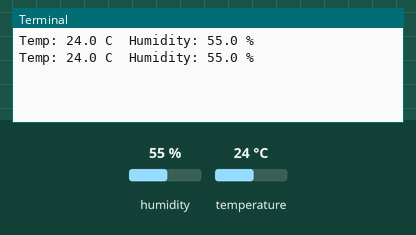
This program was run on a simulated Raspberry Pi (BCM pin numbers). On the bench: the last lines printed to the terminal. Inputs (shaded band) come from the test bench; at power-on: humidity 55 %, temperature 24 °C.

Above: at 1.2 s.
1.3 s: humidity set to 22 %
At 2.0 s:
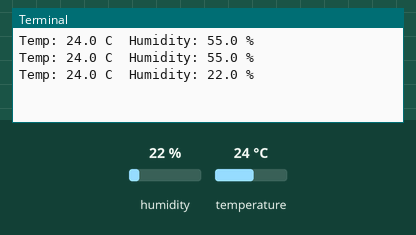
2.8 s: temperature set to 12 °C
At 3.6 s:
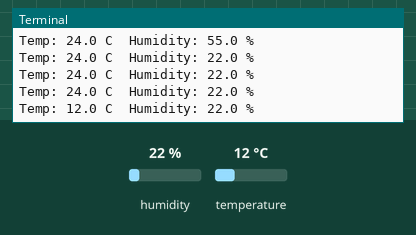
4.3 s: humidity set to 40 %
At 4.3 s:
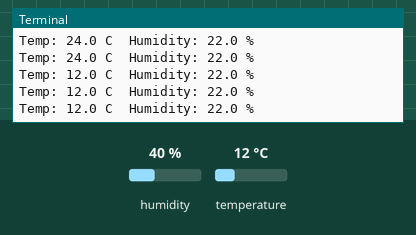
Timing chart, 0 to 7.3 s (numbered marks = the images above; inputs shaded):
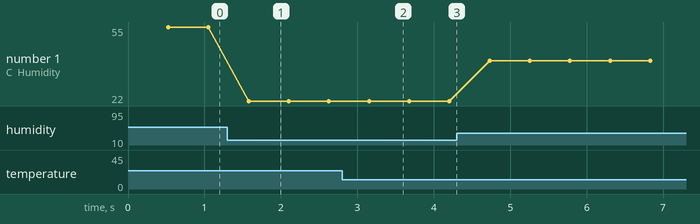

Measured:
- after the input at 1.3 s, the terminal: prints a new line after 0.28 s (image 1)
- after the input at 2.8 s, the terminal: prints a new line after 0.35 s (image 2)
- plotted number 1: 55 → 22 after the input at 1.3 s, 22 → 40 after the input at 4.3 s

The program:

DHT11.py
```python
"""
this is a test file to see if DHT11 is working okay or not.
in order to make it work, you should already have the required repo.
"""


#!/usr/bin/python
import sys
import Adafruit_DHT

while True:

    humidity, temperature = Adafruit_DHT.read_retry(11, 25)

    print ('Temp: {0:0.1f} C  Humidity: {1:0.1f} %'.format(temperature, humidity))
```
